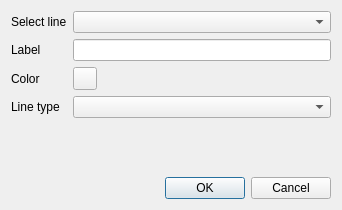
<?xml version="1.0" encoding="UTF-8"?>
<ui version="4.0">
 <class>GROUPBY_FIELD_LB</class>
 <widget class="QDialog" name="GROUPBY_FIELD_LB">
  <property name="geometry">
   <rect>
    <x>0</x>
    <y>0</y>
    <width>342</width>
    <height>210</height>
   </rect>
  </property>
  <property name="windowTitle">
   <string>Dialog</string>
  </property>
  <property name="locale">
   <locale language="English" country="UnitedStates"/>
  </property>
  <layout class="QFormLayout" name="formLayout">
   <item row="0" column="0">
    <widget class="QLabel" name="SELECTLINE_LB">
     <property name="text">
      <string>Select line</string>
     </property>
    </widget>
   </item>
   <item row="0" column="1">
    <widget class="QComboBox" name="LINE_CB"/>
   </item>
   <item row="1" column="0">
    <widget class="QLabel" name="LINELABEL_LB">
     <property name="text">
      <string>Label</string>
     </property>
    </widget>
   </item>
   <item row="1" column="1">
    <widget class="QLineEdit" name="LINELABEL_TXT"/>
   </item>
   <item row="2" column="0">
    <widget class="QLabel" name="LINECOLOR_LB">
     <property name="text">
      <string>Color</string>
     </property>
    </widget>
   </item>
   <item row="2" column="1">
    <widget class="QgsColorButton" name="LINECOLOR_BTN"/>
   </item>
   <item row="3" column="0">
    <widget class="QLabel" name="LINETYPE_LB">
     <property name="text">
      <string>Line type</string>
     </property>
    </widget>
   </item>
   <item row="3" column="1">
    <widget class="QComboBox" name="LINETYPE_CB"/>
   </item>
   <item row="4" column="1">
    <spacer name="verticalSpacer">
     <property name="orientation">
      <enum>Qt::Vertical</enum>
     </property>
     <property name="sizeHint" stdset="0">
      <size>
       <width>20</width>
       <height>40</height>
      </size>
     </property>
    </spacer>
   </item>
   <item row="5" column="0" colspan="2">
    <widget class="QDialogButtonBox" name="buttonBox">
     <property name="orientation">
      <enum>Qt::Horizontal</enum>
     </property>
     <property name="standardButtons">
      <set>QDialogButtonBox::Cancel|QDialogButtonBox::Ok</set>
     </property>
    </widget>
   </item>
  </layout>
 </widget>
 <customwidgets>
  <customwidget>
   <class>QgsColorButton</class>
   <extends>QToolButton</extends>
   <header>qgscolorbutton.h</header>
  </customwidget>
 </customwidgets>
 <resources/>
 <connections>
  <connection>
   <sender>buttonBox</sender>
   <signal>accepted()</signal>
   <receiver>GROUPBY_FIELD_LB</receiver>
   <slot>accept()</slot>
   <hints>
    <hint type="sourcelabel">
     <x>248</x>
     <y>254</y>
    </hint>
    <hint type="destinationlabel">
     <x>157</x>
     <y>274</y>
    </hint>
   </hints>
  </connection>
  <connection>
   <sender>buttonBox</sender>
   <signal>rejected()</signal>
   <receiver>GROUPBY_FIELD_LB</receiver>
   <slot>reject()</slot>
   <hints>
    <hint type="sourcelabel">
     <x>316</x>
     <y>260</y>
    </hint>
    <hint type="destinationlabel">
     <x>286</x>
     <y>274</y>
    </hint>
   </hints>
  </connection>
 </connections>
</ui>
